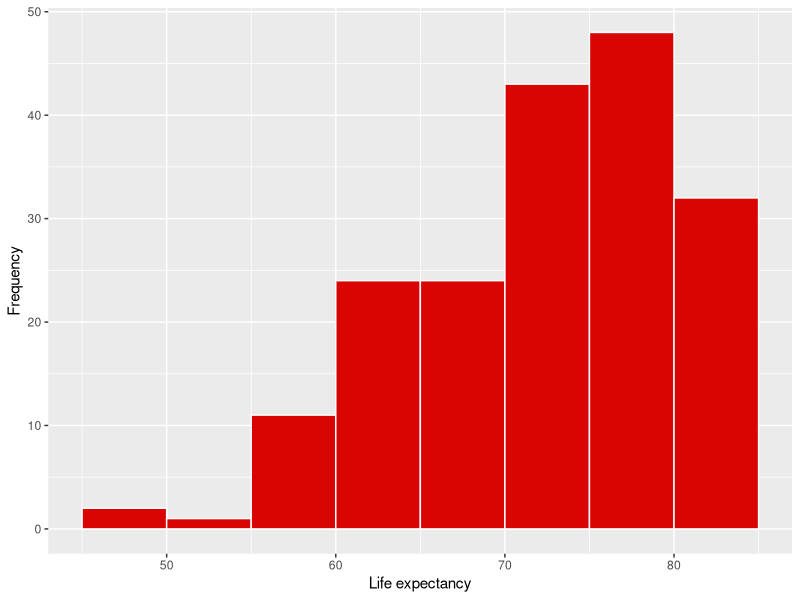
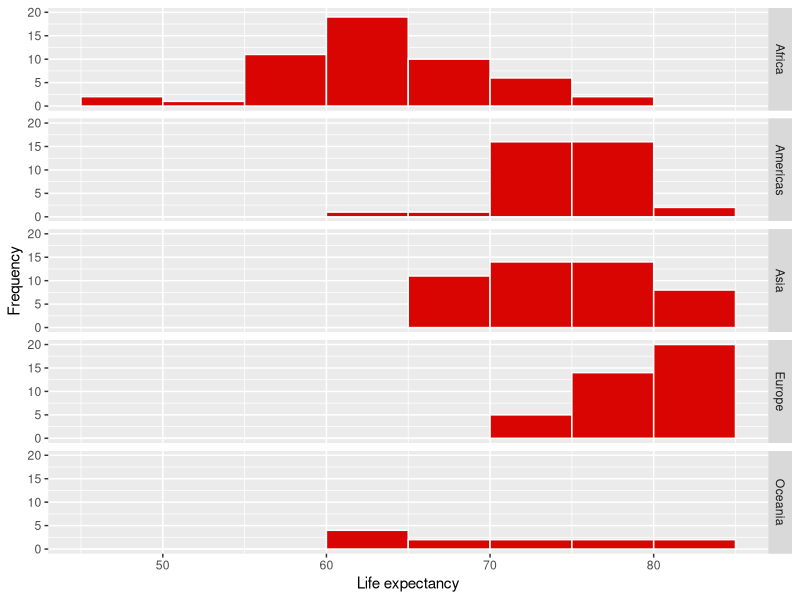
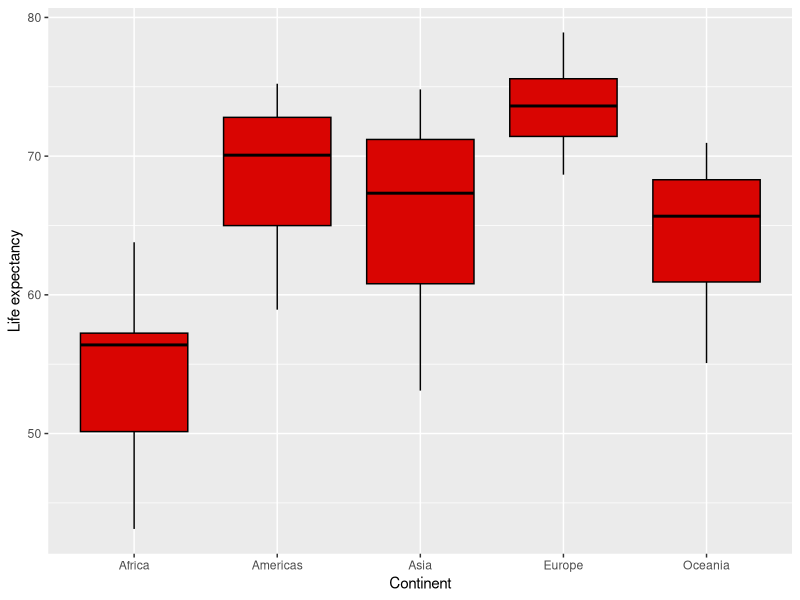
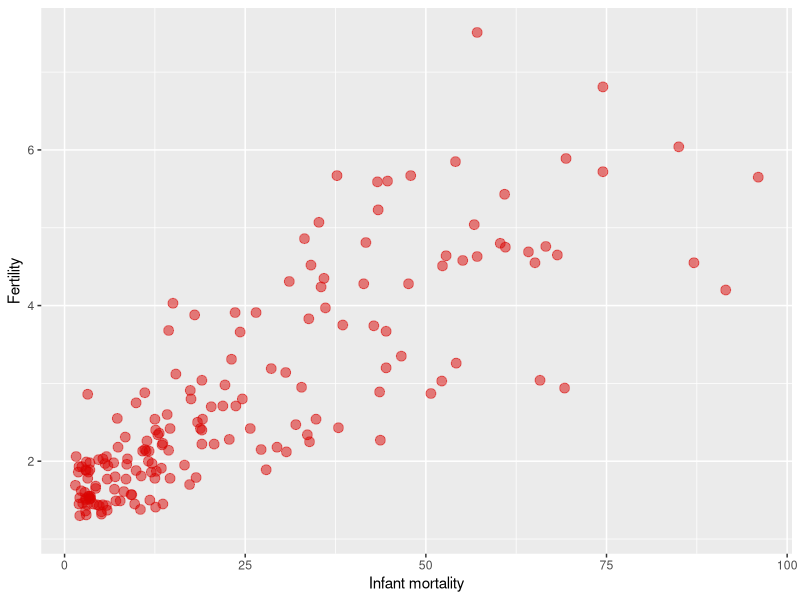
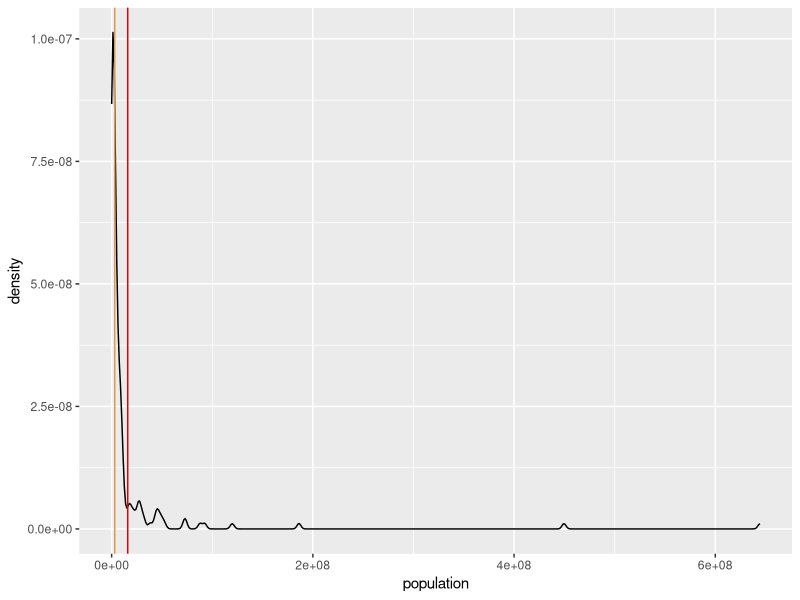
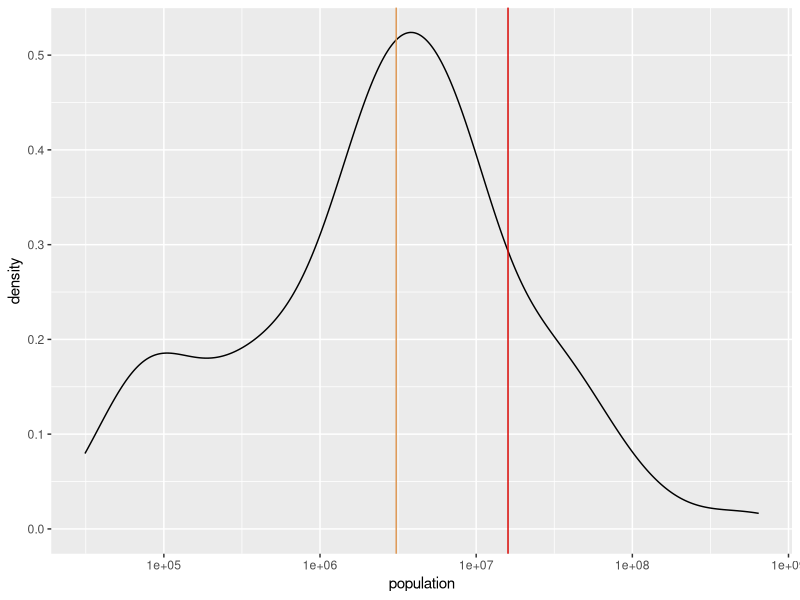

These charts were generated, in order, by the following R code:
## ---- chunk 1
knitr::opts_chunk$set(echo = TRUE)
## ---- chunk 2
library(tidyverse) # load tidyverse
library(rmarkdown) # to have nice tables in questions 4 and 5
library(dslabs)

polls_us_election_2016 <- polls_us_election_2016
## ---- chunk 3
# base R solution
sum(is.na(polls_us_election_2016$grade))

# dplyr solution
polls_us_election_2016 %>%
    filter(is.na(grade)) %>%
    count()
## ---- chunk 4
q2 <- polls_us_election_2016 %>%
    filter(pollster %in% c("American Strategies","GfK Group","Merrill Poll") &
               samplesize > 1000 &
               startdate == "2016-10-20")
paged_table(q2, options = list(rows.print = 10))
## ---- chunk 5
q3 <- polls_us_election_2016 %>%
    mutate(rawpoll_clintontrump = rawpoll_clinton + rawpoll_trump) %>%
    filter(!is.na(rawpoll_johnson) &
               rawpoll_clintontrump > 95 &
               samplesize > 1000)
paged_table(q3, options = list(rows.print = 10))
## ---- chunk 6
q4 <- polls_us_election_2016 %>%
    mutate(diff_clintontrump = rawpoll_trump - rawpoll_clinton) %>%
    filter(is.na(rawpoll_johnson) &
               diff_clintontrump > 5 &
               state == "Iowa")
paged_table(q4, options = list(rows.print = 10))
## ---- chunk 7
q5 <- polls_us_election_2016 %>%
    filter(samplesize >= 2000) %>%
    group_by(state) %>%
    summarise(mean_trump = mean(rawpoll_trump)) %>%
    arrange(desc(mean_trump))
paged_table(q5, options = list(rows.print = 10))
## ---- chunk 8
library(dslabs)

gapminder <- gapminder
## ---- chunk 9
names(gapminder)
## ---- chunk 10
str(gapminder)
## ---- chunk 11
gapminder <- gapminder %>%
    mutate(gdppercap = gdp / population)
names(gapminder)
## ---- chunk 12
gapminder_mean <- gapminder %>%
  group_by(continent, year) %>%
  summarise(mean_pop = mean(population, na.rm = T))
## ---- chunk 13
life_exp_hist <- gapminder %>%
    filter(year == 2015) %>%
    ggplot() +
    aes(x = life_expectancy) +
    geom_histogram(binwidth = 5,
                   boundary = 45,
                   colour = "white",
                   fill = "#d90502") +
    labs(x = "Life expectancy",
         y = "Frequency")
life_exp_hist
## ---- chunk 14
life_exp_hist +
    facet_grid(rows = vars(continent))
## ---- chunk 15
gapminder %>%
    group_by(continent, year) %>%
    summarise(mean_life_exp = mean(life_expectancy)) %>%
    ggplot() +
    aes(x = continent, y = mean_life_exp) +
    geom_boxplot(colour = "black",
                 fill = "#d90502") +
    labs(x = "Continent",
         y = "Life expectancy")
## ---- chunk 16
gapminder %>%
    filter(year == 2015) %>%
    ggplot() +
    aes(x = infant_mortality, y = fertility) +
    geom_point(size = 3,
               alpha = 0.5,
               colour = "#d90502") +
    labs(x = "Infant mortality", y = "Fertility")
## ---- chunk 17
mean <- gapminder %>%
    filter(year == 1960) %>%
    summarise(mean(population, na.rm = T))
mean
## ---- chunk 18
median <- gapminder %>%
    filter(year == 1960) %>%
    summarise(median(population, na.rm = T))
median
## ---- chunk 19
pop_density <- gapminder %>%
    filter(year == 1960) %>%
    ggplot() +
    aes(x = population) +
    geom_density() +
    geom_vline(xintercept = as.numeric(mean), colour = "#d90502") +
    geom_vline(xintercept = as.numeric(median), colour = "#DE9854")
pop_density
## ---- chunk 20
pop_density +
    scale_x_log10()
## ---- chunk 21
gapminder %>%
    filter(year == 2015) %>%
    summarise(cor(fertility, infant_mortality, use = "pairwise.complete.obs"))
